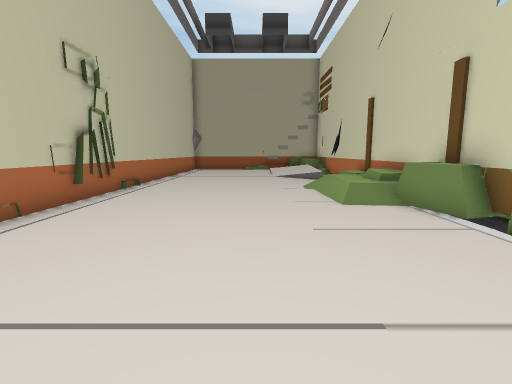
view 1 (above)

12 first-person views from a walk through a Unity game level. The camera is 1.2 m above the floor, tilts 8° down and sees 85° across. The floor is counted in squares, 1 m on a side. Each view is taken from the middle of a square. On the plan, view 1 faces up. The plan holds only what a view shows up to about 13 squares ahead; the rest is blank. The place goes on beyond the plan. Some animated figures are not drawn.

view 2
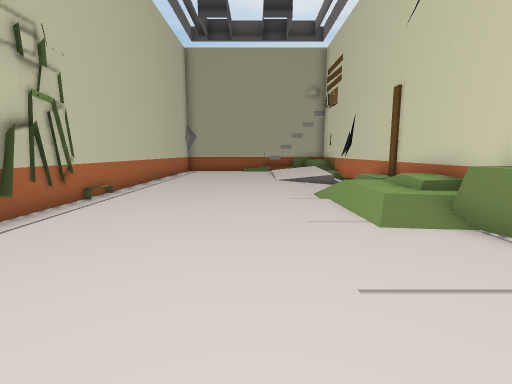

view 3
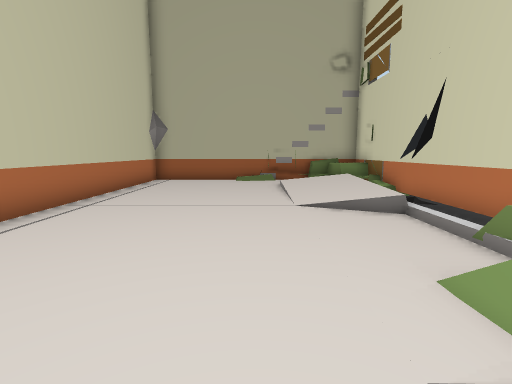

view 4
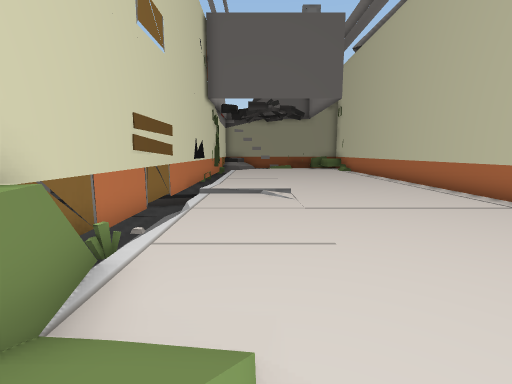

view 5
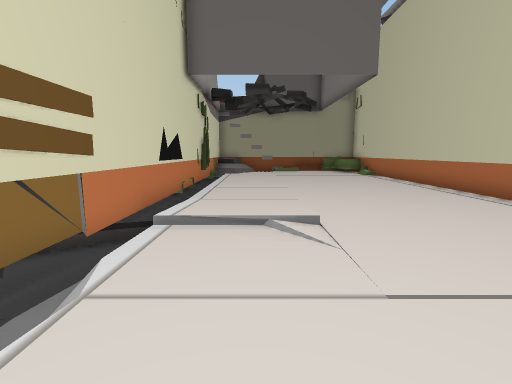

view 6
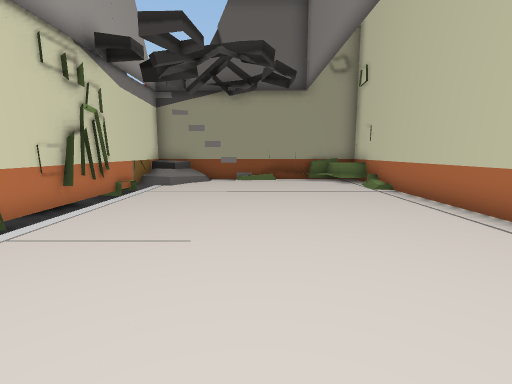

view 7
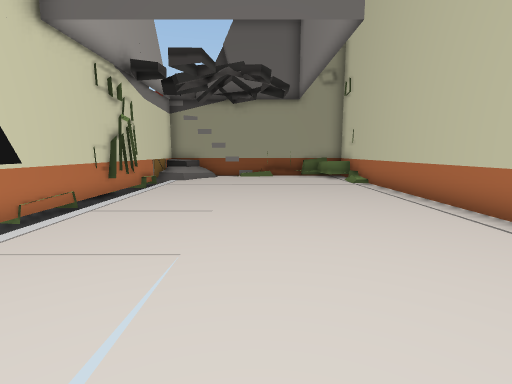

view 8
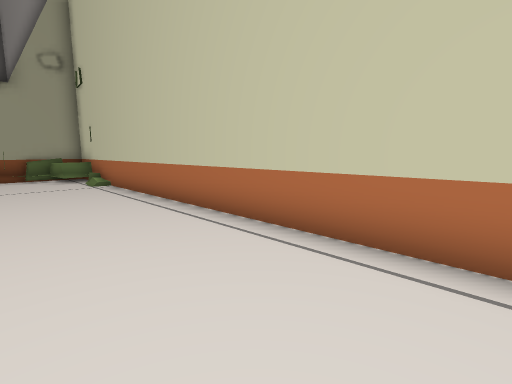

view 9
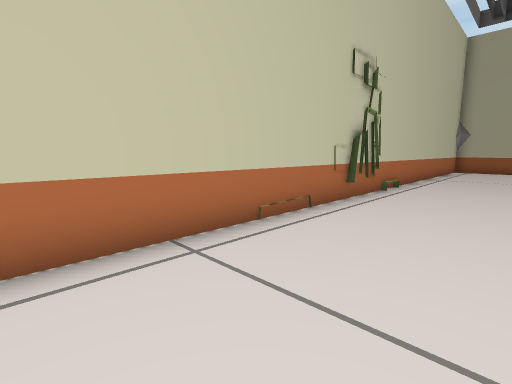

view 10
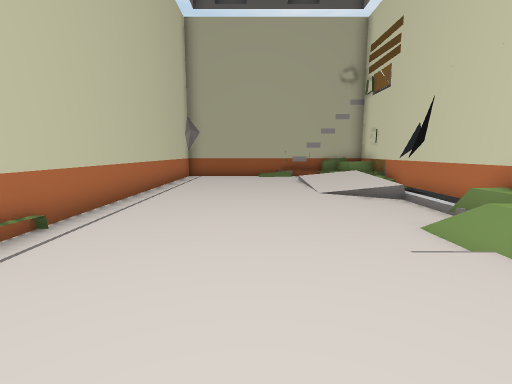

view 11
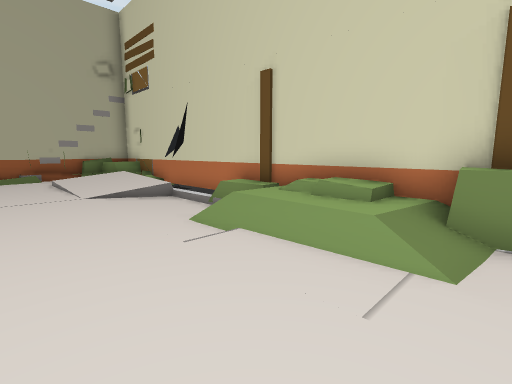

view 12
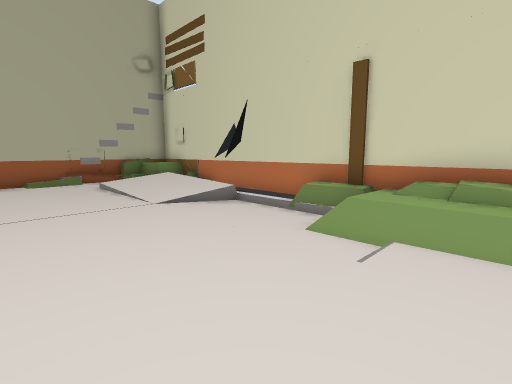

### Floor plan
Key: @ floor where view 1 was taken; # wall or solid block; . main floor; : floor 0.25 m higher than the main floor; - floor 0.25 m lower than the main floor; + floor 0.5 m higher than the main floor; _ floor 0.5 m lower than the main floor; / step, stairs or slope; = window, fence, low wall or low ledge; O other object.
Columns run from 5 left of view 1 to 5 right of it. Each row starts with its distance up from view 1.
 21 #########
 20 #.....O ##
 19 #...... ##
 18 #...../:+#
 17 #...../::#=
 16 #...../::/#
 15 #......::-#
 14 #.......--#
 13 #.......--#
 12 #.......-##
 11 #.......-+#
 10 #......///#
  9 #....../+##
  8 #....../+##
  7 #......//#
  6 #........##
  5 #........#=
  4 #......../#
  3 #......../#
  2 #........-#
  1 #........-#
  0 #....@ .._#
 -1 #...../../#
 -2 #......../#
 -3 #........-#
 -4 #........-#
 -5 #........-#
 -6 #........-#
 -7 #........-=
 -8 #........-#
 -9 #........-#
-10 #........-#
-11 #/.......-=
-12 #/.......-#
-13 #:/...../:#
-14 ###O...///#
-15  ##########

Positions as (right, up) in squares from view 1, and headings:
1: (0, 0), facing up
2: (0, 2), facing up
3: (0, 8), facing up
4: (2, 8), facing down
5: (2, 4), facing down
6: (0, -2), facing down
7: (0, 0), facing down
8: (-1, 0), facing down-left
9: (-1, 0), facing up-left
10: (-1, 6), facing up
11: (-1, 6), facing up-right
12: (-2, 8), facing up-right
